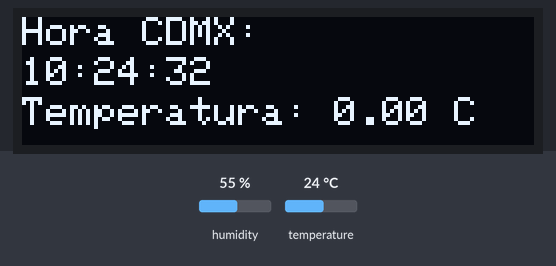
Recording of a sketch running on a simulated ESP8266 (NodeMCU). On the bench: 128×32 one-colour display. Inputs (shaded band) come from the test bench; at power-on: temperature 24 °C, humidity 55 %. WiFi joins after 1.5 s; servers stay silent unless stated; network time is answered at once with the bench clock; the local clock reads 2024-03-15 10:24:30 at power-on unless the sketch sets it; what the sketch prints to the serial monitor is not drawn.

Above: at 2.1 s.
At 3.2 s:
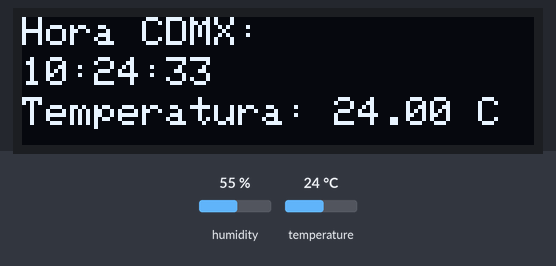
3.3 s: temperature set to 12 °C
At 5.9 s:
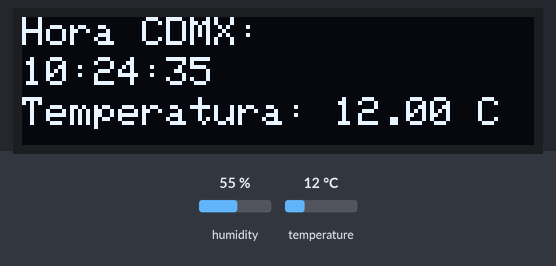
7.6 s: temperature set to 19 °C
At 10.0 s:
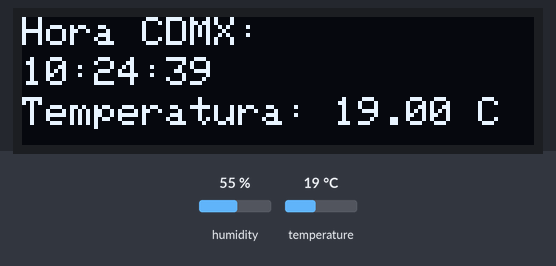
11.7 s: temperature set to 28 °C
At 14.8 s:
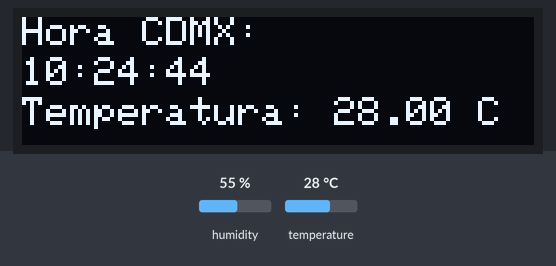
Timing chart, 0 to 16.3 s (numbered marks = the images above; inputs shaded):
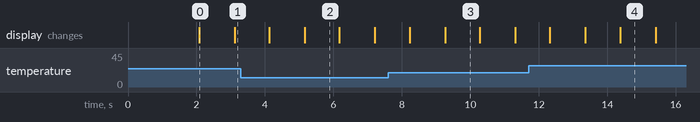

Measured:
- what the display in image 0 shows lasts 1.0 s, from 2.1 s to 3.1 s

The sketch:

C_digo_de_un_reloj_inteligente_mediante_conex_on_a_internet.ino
```cpp
#include <ESP8266WiFi.h>
#include <WiFiUdp.h>
#include <NTPClient.h>
#include <Adafruit_SSD1306.h>
#include <Adafruit_GFX.h>
#include <DHT.h>
#include <DHT_U.h>
#include <Adafruit_Sensor.h>

// Declaración de constantes
const char* ssid = "Nombre de tu red";  // Nombre de tu red Wi-Fi
const char* password = "Contraseña de tu red ";  // Contraseña de tu red Wi-Fi
const long utcOffsetInSeconds = -6*3600;  // Zona horaria de la Ciudad de México, en segundos (-5 horas)
const char* ntpServer = "pool.ntp.org";  // Servidor NTP
const int ntpPort = 123;  // Puerto NTP

// Declaración de objetos
WiFiUDP ntpUDP;
NTPClient timeClient(ntpUDP, ntpServer, utcOffsetInSeconds);
Adafruit_SSD1306 display(128, 32);

DHT dht(2, DHT11);

float temperatura, humedad;

void setup() {
  // Inicialización de objetos
  display.begin(SSD1306_SWITCHCAPVCC, 0x3C);
  display.clearDisplay();
  display.setTextSize(1);
  display.setTextColor(WHITE);
  display.setCursor(0, 0);

  // Conexión a la red Wi-Fi
  WiFi.begin(ssid, password);
  while (WiFi.status() != WL_CONNECTED) {
    delay(1000);
    Serial.println("Conectando a la red Wi-Fi...");
  }
  Serial.println("Conexión exitosa a la red Wi-Fi");

  // Inicialización del cliente NTP
  timeClient.begin();

  // Inicialización del sensor DHT11
  Serial.begin(9600);
  dht.begin();
}

void loop() {
  // Actualización de la hora desde el servidor NTP
  timeClient.update();
  // Obtiene la hora actual y la almacena en las variables correspondientes
  int hours = timeClient.getHours();
  int minutes = timeClient.getMinutes();
  int seconds = timeClient.getSeconds();

  // Muestra la hora actual en la pantalla OLED
  display.clearDisplay();
  display.setCursor(0, 0);
  display.print("Hora CDMX:");
  display.setCursor(0, 10);
  if (hours < 10) {
    display.print("0");
  }
  display.print(hours);
  display.print(":");
  if (minutes < 10) {
    display.print("0");
  }
  display.print(minutes);
  display.print(":");
  if (seconds < 10) {
    display.print("0");
  }
  display.print(seconds);


  Serial.print("Temperatura: ");
  Serial.print(temperatura);
  Serial.print(" °C\tHumedad: ");
  Serial.print(humedad);
  Serial.println(" %");

  display.setCursor(0, 20);
  display.print("Temperatura: ");
  display.print(temperatura);
  display.print(" C");
 // display.setCursor(0, 30);
 // display.print("Humedad: ");
  //display.print(humedad);
 // display.print(" %");
  display.display();

  delay(1000);  // Espera 1 segundo antes de actualizar la hora nuevamente

  // Desarrollo del sensor DHT11
  humedad = dht.readHumidity();
  temperatura = dht.readTemperature();
}
```
